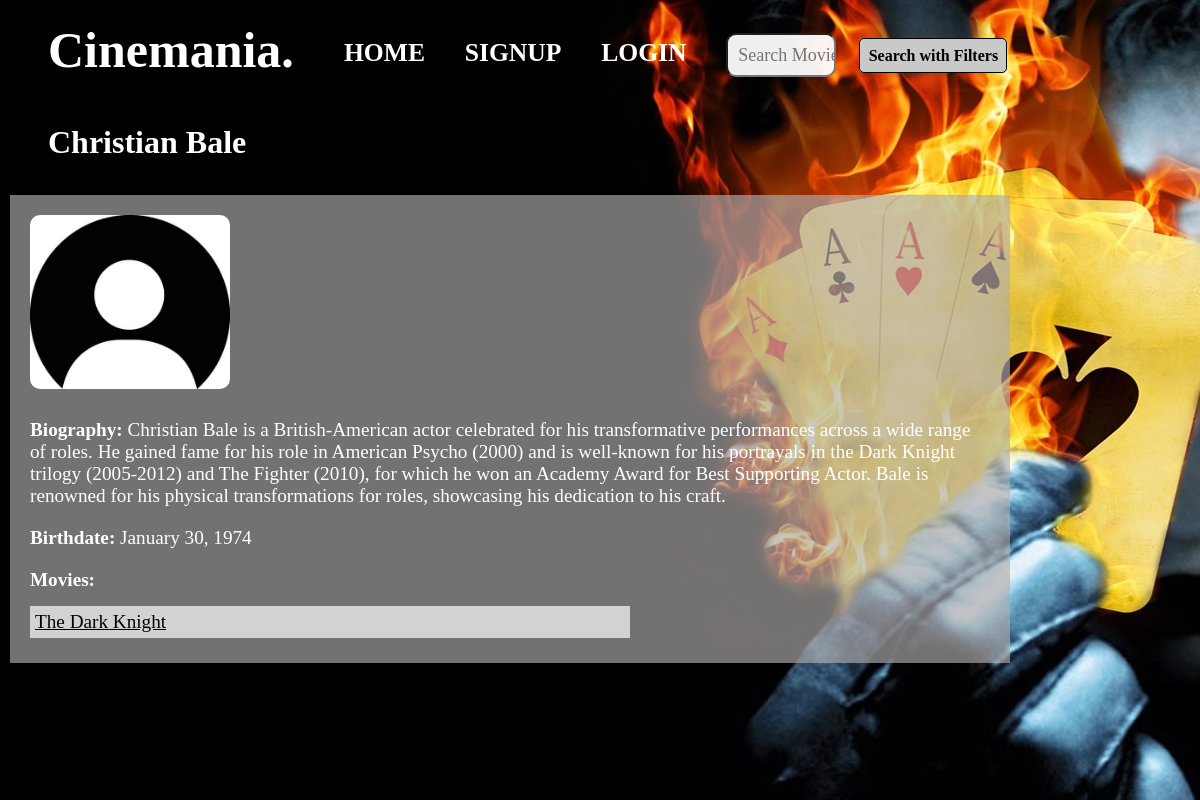
The page /actor/2/ on the database its author committed.
### blog/models.py (models this page shows, shortened)
class Actor(models.Model):
    name = models.CharField(max_length=100)
    biography = models.TextField(blank=True)
    birthdate = models.DateField(null=True, blank=True)
    movies = models.ManyToManyField(Movie, related_name='actors')
    profile_picture = models.ImageField(default='default.jpeg', upload_to='actor_pics/')

class Movie(models.Model):
    title = models.CharField(max_length=250)
    description = models.TextField()
    director = models.TextField()
    cast = models.TextField()
    genre = models.TextField()
    duration = models.IntegerField()
    year = models.IntegerField()
    language = models.CharField(max_length=100)
    awards = models.TextField()
    trailer = models.TextField()
    image = models.ImageField(default='dkposter.jpg', upload_to='movies')
    rating = models.DecimalField(max_digits=2, decimal_places=1, default=5.0)

### blog/views.py (the view)
# urls.py: path('actor/<int:pk>/', actor_detail, name='actor-detail'),
def actor_detail(request, pk):
    actor = get_object_or_404(Actor, pk=pk)
    context = {
        'actor': actor,
        'title': actor.name  # Set the title to the actor's name
    }
    return render(request, 'blog/actor_detail.html', context)

### blog/templates/blog/actor_detail.html (shortened to what this page needs)
{% extends "blog/base.html" %}
{% block content %}
    <div class="head">
        <h1 class="actor-name">{{ actor.name }}</h1>
    </div>
    <div class="actor-detail-container">
        {% if actor.profile_picture %}
            <img src="{{ actor.profile_picture.url }}" alt="{{ actor.name }}'s Profile Picture" class="actor-image">
        {% endif %}
        <p class="biography"><strong>Biography:</strong> {{ actor.biography }}</p>
        <p class="birthdate"><strong>Birthdate:</strong> {{ actor.birthdate|date:"F j, Y" }}</p>
        <h2 class="movies-title">Movies:</h2>
        <ul class="movies-list">
            {% for movie in actor.movies.all %}
                <li class="movie-item">
                    <a href="{% url 'movie-detail' movie.pk %}" style="color: black;">
                        {{ movie.title }}
                    </a>
                </li>
            {% empty %}
                <li>No movies found for this actor.</li>
            {% endfor %}
        </ul>
    </div>
{% endblock content %}

### blog/static/style.css (style rules this page uses)
* { margin: 0%; padding: 0%; font-family:Cambria, Cochin, Georgia, Times, 'Times New Roman', serif; }
h1 { margin: 2%; margin-left: 4%; }
h2 { margin: 2%; margin-left: 4%; }

### blog/templates/blog/actor_detail.html (style rules this page uses)
.head { display: flex; padding-top: 100px; justify-content: flex-start; align-items: flex-start; margin-top: 0; }
.actor-detail-container { display: flex; justify-content: flex-start; width: 80vw; flex-direction: column; align-items: left; background-color: rgba(178, 173, 173, 0.654); color: white; padding: 20px; margin: 10px; pointer-events: auto; }
.actor-name { font-size: 2rem; color: white; }
.biography, .birthdate { font-size: 1.2em; margin: 10px 0; }
.movies-title { font-size: 1.2em; margin: 10px 0; }
.movies-list { width: 50vw; list-style-type: none; padding-left: 0; font-size: 1.2em; color: black; text-align: left; }
.movie-item { margin: 5px 0; padding: 5px; color: black; background-color: rgb(210, 210, 210); }
.actor-image { width: 200px; height: auto; border-radius: 10px; margin-bottom: 20px; }

### rows shown on the page
Actor: name "Christian Bale", profile_picture (placeholder picture), biography "Christian Bale is a British-American actor celebrated for his transformative performances across a wide range of roles. He gained fame for his role in American Psycho (2000) and is well-known for his portrayals in the Dark Knight trilogy (2005-2012) and The Fighter (2010), for which he won an Academy Award for Best Supporting Actor. Bale is renowned for his physical transformations for roles, showcasing his dedication to his craft.", birthdate "January 30, 1974"
Movie: title "The Dark Knight"
